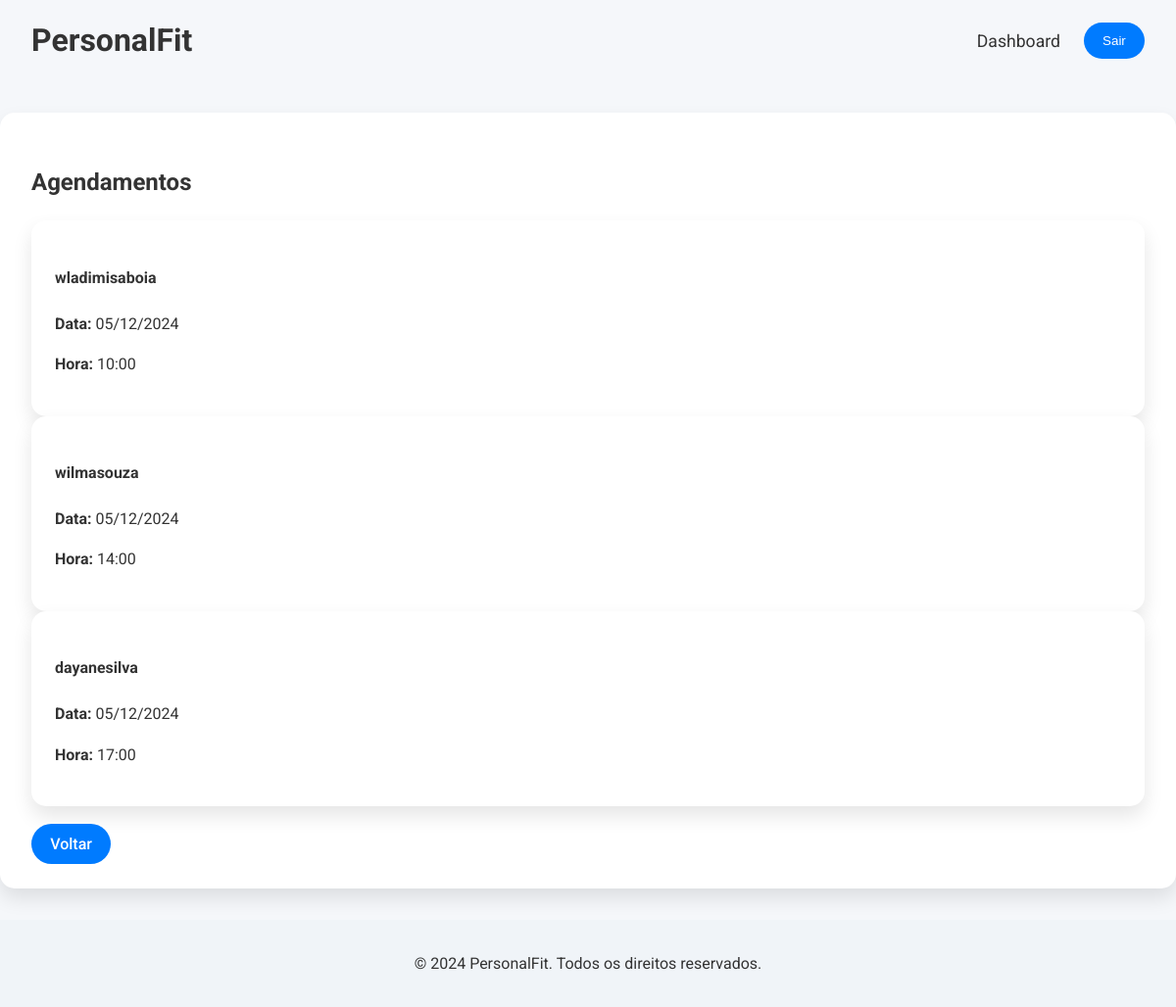
/teacher-dashboard/appointments/ (signed in), run on the app's committed database.
### pe_evaluation/models.py (models this page shows, shortened)
class Appointment(models.Model):
    student = models.ForeignKey(Student, on_delete=models.CASCADE, related_name='appointments')
    date = models.DateField()
    time = models.TimeField()
    created_at = models.DateTimeField(auto_now_add=True)

class Student(models.Model):
    user = models.OneToOneField(User, on_delete=models.CASCADE)
    age = models.IntegerField(null=True, blank=True)
    height = models.FloatField(null=True, blank=True)
    weight = models.FloatField(null=True, blank=True)
    goal = models.CharField(max_length=50, choices=[
        ('Condicionamento Físico', 'Condicionamento Físico'),
        ('Emagrecimento', 'Emagrecimento'),
        ('Ganho de Massa Muscular', 'Ganho de Massa Muscular'),
    ], null=True, blank=True)

### pe_evaluation/views.py (the view)
# urls.py: path('teacher-dashboard/appointments/', views.teacher_appointments, name='teacher_appointments'),
@login_required
@user_passes_test(is_teacher)
def teacher_appointments(request):
    appointments = Appointment.objects.all().order_by('date', 'time')
    return render(request, 'teacher_appointments.html', {'appointments': appointments})

### pe_evaluation/views.py (called while the page is built)
def is_teacher(user):
    return user.is_authenticated and (user.is_staff or user.is_superuser)

### pe_evaluation/templates/teacher_appointments.html (shortened to what this page needs)
{% extends 'base.html' %}
{% load static %}
{% load l10n %}
{% block content %}
<section class="section-modern">
    <div class="dashboard-container">
        <h2>Agendamentos</h2>
        <div class="appointments-list">
            {% if appointments %}
                <div class="appointment-cards">
                    {% for appointment in appointments %}
                        <div class="appointment-card">
                            <h4>{{ appointment.student.user.username }}</h4>
                            <p><strong>Data:</strong> {{ appointment.date|date:"d/m/Y" }}</p>
                            <p><strong>Hora:</strong> {{ appointment.time|time:"H:i" }}</p>
                        </div>
                    {% endfor %}
                </div>
            {% else %}
                <p>Nenhum agendamento registrado ainda.</p>
            {% endif %}
        </div>
        <br>
        <a href="{% url 'teacher_dashboard' %}" class="btn back-button">Voltar</a>
    </div>
</section>
{% endblock %}

### pe_evaluation/static/css/style.css (style rules this page uses)
body { font-family: 'Roboto', sans-serif; line-height: 1.6; margin: 0; color: #333; background-color: #f5f7fa; display: flex; flex-direction: column; min-height: 100vh; }
.container, .dashboard-container { max-width: 1200px; margin: 2rem auto; padding: 2rem; background: #ffffff; border-radius: 15px; box-shadow: 0 10px 20px rgba(0, 0, 0, 0.1); }
.metric-card, .student-card, .appointment-card, .plan-card { background-color: #ffffff; padding: 1.5rem; border-radius: 15px; box-shadow: 0 10px 20px rgba(0, 0, 0, 0.1); transition: transform 0.3s, box-shadow 0.3s; }
.btn, nav ul li a.btn { background-color: #007BFF; color: #fff; padding: 0.7rem 1.2rem; border: none; border-radius: 50px; cursor: pointer; font-weight: 500; text-decoration: none; transition: background-color 0.3s, transform 0.3s; }

### data on the page
Appointment: student.user.username "wladimisaboia", date "05/12/2024", time "10:00"
Appointment: student.user.username "wilmasouza", date "05/12/2024", time "14:00"
Appointment: student.user.username "dayanesilva", date "05/12/2024", time "17:00"
